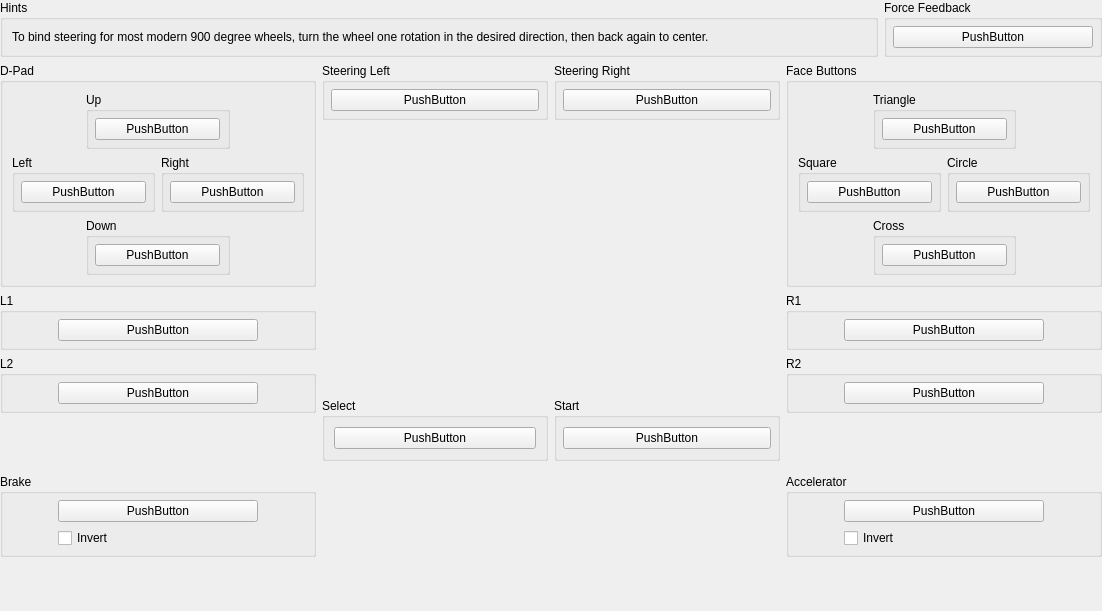
<?xml version="1.0" encoding="UTF-8"?>
<ui version="4.0">
 <class>USBBindingWidget_DrivingForce</class>
 <widget class="QWidget" name="USBBindingWidget_DrivingForce">
  <property name="geometry">
   <rect>
    <x>0</x>
    <y>0</y>
    <width>1102</width>
    <height>611</height>
   </rect>
  </property>
  <property name="sizePolicy">
   <sizepolicy hsizetype="Expanding" vsizetype="Preferred">
    <horstretch>0</horstretch>
    <verstretch>0</verstretch>
   </sizepolicy>
  </property>
  <layout class="QGridLayout" name="gridLayout_6">
   <property name="leftMargin">
    <number>0</number>
   </property>
   <property name="topMargin">
    <number>0</number>
   </property>
   <property name="rightMargin">
    <number>0</number>
   </property>
   <property name="bottomMargin">
    <number>0</number>
   </property>
   <item row="0" column="0" colspan="3">
    <layout class="QHBoxLayout" name="horizontalLayout_6" stretch="1,0">
     <item>
      <widget class="QGroupBox" name="groupBox_6">
       <property name="title">
        <string>Hints</string>
       </property>
       <layout class="QHBoxLayout" name="horizontalLayout_5">
        <item>
         <widget class="QLabel" name="label_2">
          <property name="text">
           <string>To bind steering for most modern 900 degree wheels, turn the wheel one rotation in the desired direction, then back again to center.</string>
          </property>
          <property name="wordWrap">
           <bool>true</bool>
          </property>
         </widget>
        </item>
       </layout>
      </widget>
     </item>
     <item>
      <widget class="QGroupBox" name="groupBox_33">
       <property name="title">
        <string>Force Feedback</string>
       </property>
       <layout class="QGridLayout" name="gridLayout_32">
        <property name="leftMargin">
         <number>6</number>
        </property>
        <property name="topMargin">
         <number>6</number>
        </property>
        <property name="rightMargin">
         <number>6</number>
        </property>
        <property name="bottomMargin">
         <number>6</number>
        </property>
        <item row="0" column="0">
         <widget class="InputBindingWidget" name="FFDevice">
          <property name="minimumSize">
           <size>
            <width>200</width>
            <height>0</height>
           </size>
          </property>
          <property name="maximumSize">
           <size>
            <width>200</width>
            <height>16777215</height>
           </size>
          </property>
          <property name="text">
           <string notr="true">PushButton</string>
          </property>
         </widget>
        </item>
       </layout>
      </widget>
     </item>
    </layout>
   </item>
   <item row="1" column="0">
    <layout class="QVBoxLayout" name="verticalLayout_3">
     <item>
      <widget class="QGroupBox" name="groupBox">
       <property name="title">
        <string>D-Pad</string>
       </property>
       <layout class="QGridLayout" name="gridLayout_5">
        <item row="3" column="1" colspan="2">
         <widget class="QGroupBox" name="groupBox_5">
          <property name="title">
           <string>Down</string>
          </property>
          <layout class="QGridLayout" name="gridLayout_4">
           <property name="leftMargin">
            <number>6</number>
           </property>
           <property name="topMargin">
            <number>6</number>
           </property>
           <property name="rightMargin">
            <number>6</number>
           </property>
           <property name="bottomMargin">
            <number>6</number>
           </property>
           <item row="0" column="0">
            <widget class="InputBindingWidget" name="DPadDown">
             <property name="minimumSize">
              <size>
               <width>125</width>
               <height>0</height>
              </size>
             </property>
             <property name="maximumSize">
              <size>
               <width>125</width>
               <height>16777215</height>
              </size>
             </property>
             <property name="text">
              <string notr="true">PushButton</string>
             </property>
            </widget>
           </item>
          </layout>
         </widget>
        </item>
        <item row="2" column="0" colspan="2">
         <widget class="QGroupBox" name="groupBox_3">
          <property name="title">
           <string>Left</string>
          </property>
          <layout class="QGridLayout" name="gridLayout_2">
           <property name="leftMargin">
            <number>6</number>
           </property>
           <property name="topMargin">
            <number>6</number>
           </property>
           <property name="rightMargin">
            <number>6</number>
           </property>
           <property name="bottomMargin">
            <number>6</number>
           </property>
           <item row="0" column="0">
            <widget class="InputBindingWidget" name="DPadLeft">
             <property name="minimumSize">
              <size>
               <width>125</width>
               <height>0</height>
              </size>
             </property>
             <property name="maximumSize">
              <size>
               <width>125</width>
               <height>16777215</height>
              </size>
             </property>
             <property name="text">
              <string notr="true">PushButton</string>
             </property>
            </widget>
           </item>
          </layout>
         </widget>
        </item>
        <item row="0" column="1" colspan="2">
         <widget class="QGroupBox" name="groupBox_2">
          <property name="title">
           <string>Up</string>
          </property>
          <layout class="QGridLayout" name="gridLayout">
           <property name="leftMargin">
            <number>6</number>
           </property>
           <property name="topMargin">
            <number>6</number>
           </property>
           <property name="rightMargin">
            <number>6</number>
           </property>
           <property name="bottomMargin">
            <number>6</number>
           </property>
           <item row="0" column="0">
            <widget class="InputBindingWidget" name="DPadUp">
             <property name="minimumSize">
              <size>
               <width>125</width>
               <height>0</height>
              </size>
             </property>
             <property name="maximumSize">
              <size>
               <width>125</width>
               <height>16777215</height>
              </size>
             </property>
             <property name="text">
              <string notr="true">PushButton</string>
             </property>
            </widget>
           </item>
          </layout>
         </widget>
        </item>
        <item row="2" column="2" colspan="2">
         <widget class="QGroupBox" name="groupBox_4">
          <property name="title">
           <string>Right</string>
          </property>
          <layout class="QGridLayout" name="gridLayout_3">
           <property name="leftMargin">
            <number>6</number>
           </property>
           <property name="topMargin">
            <number>6</number>
           </property>
           <property name="rightMargin">
            <number>6</number>
           </property>
           <property name="bottomMargin">
            <number>6</number>
           </property>
           <item row="0" column="0">
            <widget class="InputBindingWidget" name="DPadRight">
             <property name="minimumSize">
              <size>
               <width>125</width>
               <height>0</height>
              </size>
             </property>
             <property name="maximumSize">
              <size>
               <width>125</width>
               <height>16777215</height>
              </size>
             </property>
             <property name="text">
              <string notr="true">PushButton</string>
             </property>
            </widget>
           </item>
          </layout>
         </widget>
        </item>
       </layout>
      </widget>
     </item>
     <item>
      <widget class="QGroupBox" name="groupBox_9">
       <property name="title">
        <string>L1</string>
       </property>
       <layout class="QGridLayout" name="gridLayout_9">
        <property name="leftMargin">
         <number>6</number>
        </property>
        <property name="topMargin">
         <number>6</number>
        </property>
        <property name="rightMargin">
         <number>6</number>
        </property>
        <property name="bottomMargin">
         <number>6</number>
        </property>
        <item row="0" column="0">
         <widget class="InputBindingWidget" name="L1">
          <property name="minimumSize">
           <size>
            <width>200</width>
            <height>0</height>
           </size>
          </property>
          <property name="maximumSize">
           <size>
            <width>200</width>
            <height>16777215</height>
           </size>
          </property>
          <property name="text">
           <string notr="true">PushButton</string>
          </property>
         </widget>
        </item>
       </layout>
      </widget>
     </item>
     <item>
      <widget class="QGroupBox" name="groupBox_7">
       <property name="title">
        <string>L2</string>
       </property>
       <layout class="QGridLayout" name="gridLayout_7">
        <property name="leftMargin">
         <number>6</number>
        </property>
        <property name="topMargin">
         <number>6</number>
        </property>
        <property name="rightMargin">
         <number>6</number>
        </property>
        <property name="bottomMargin">
         <number>6</number>
        </property>
        <item row="0" column="0">
         <widget class="InputBindingWidget" name="L2">
          <property name="minimumSize">
           <size>
            <width>200</width>
            <height>0</height>
           </size>
          </property>
          <property name="maximumSize">
           <size>
            <width>200</width>
            <height>16777215</height>
           </size>
          </property>
          <property name="text">
           <string notr="true">PushButton</string>
          </property>
         </widget>
        </item>
       </layout>
      </widget>
     </item>
     <item>
      <spacer name="verticalSpacer_2">
       <property name="orientation">
        <enum>Qt::Orientation::Vertical</enum>
       </property>
       <property name="sizeHint" stdset="0">
        <size>
         <width>20</width>
         <height>40</height>
        </size>
       </property>
      </spacer>
     </item>
     <item>
      <widget class="QGroupBox" name="groupBox_29">
       <property name="title">
        <string>Brake</string>
       </property>
       <layout class="QGridLayout" name="gridLayout_30">
        <property name="leftMargin">
         <number>6</number>
        </property>
        <property name="topMargin">
         <number>6</number>
        </property>
        <property name="rightMargin">
         <number>6</number>
        </property>
        <property name="bottomMargin">
         <number>6</number>
        </property>
        <item row="0" column="0">
         <widget class="InputBindingWidget" name="Brake">
          <property name="minimumSize">
           <size>
            <width>200</width>
            <height>0</height>
           </size>
          </property>
          <property name="maximumSize">
           <size>
            <width>200</width>
            <height>16777215</height>
           </size>
          </property>
          <property name="text">
           <string notr="true">PushButton</string>
          </property>
         </widget>
        </item>
        <item row="1" column="0">
         <widget class="QCheckBox" name="BrakeInvert">
          <property name="toolTip">
           <string>Switches the binding between the positive and the negative half of the axis (+Axis / -Axis).</string>
          </property>
          <property name="text">
           <string>Invert</string>
          </property>
         </widget>
        </item>
       </layout>
      </widget>
     </item>
     <item>
      <spacer name="verticalSpacer_5">
       <property name="orientation">
        <enum>Qt::Orientation::Vertical</enum>
       </property>
       <property name="sizeHint" stdset="0">
        <size>
         <width>20</width>
         <height>0</height>
        </size>
       </property>
      </spacer>
     </item>
    </layout>
   </item>
   <item row="1" column="1">
    <layout class="QVBoxLayout" name="verticalLayout_2">
     <item>
      <layout class="QHBoxLayout" name="horizontalLayout_2">
       <item>
        <widget class="QGroupBox" name="groupBox_21">
         <property name="title">
          <string>Steering Left</string>
         </property>
         <layout class="QGridLayout" name="gridLayout_21">
          <property name="leftMargin">
           <number>6</number>
          </property>
          <property name="topMargin">
           <number>6</number>
          </property>
          <property name="rightMargin">
           <number>6</number>
          </property>
          <property name="bottomMargin">
           <number>6</number>
          </property>
          <item row="0" column="0">
           <widget class="InputBindingWidget" name="SteeringLeft">
            <property name="sizePolicy">
             <sizepolicy hsizetype="Expanding" vsizetype="Fixed">
              <horstretch>0</horstretch>
              <verstretch>0</verstretch>
             </sizepolicy>
            </property>
            <property name="maximumSize">
             <size>
              <width>250</width>
              <height>16777215</height>
             </size>
            </property>
            <property name="text">
             <string notr="true">PushButton</string>
            </property>
           </widget>
          </item>
         </layout>
        </widget>
       </item>
       <item>
        <widget class="QGroupBox" name="groupBox_24">
         <property name="title">
          <string>Steering Right</string>
         </property>
         <layout class="QGridLayout" name="gridLayout_24">
          <property name="leftMargin">
           <number>6</number>
          </property>
          <property name="topMargin">
           <number>6</number>
          </property>
          <property name="rightMargin">
           <number>6</number>
          </property>
          <property name="bottomMargin">
           <number>6</number>
          </property>
          <item row="0" column="0">
           <widget class="InputBindingWidget" name="SteeringRight">
            <property name="sizePolicy">
             <sizepolicy hsizetype="Expanding" vsizetype="Fixed">
              <horstretch>0</horstretch>
              <verstretch>0</verstretch>
             </sizepolicy>
            </property>
            <property name="maximumSize">
             <size>
              <width>250</width>
              <height>16777215</height>
             </size>
            </property>
            <property name="text">
             <string notr="true">PushButton</string>
            </property>
           </widget>
          </item>
         </layout>
        </widget>
       </item>
      </layout>
     </item>
     <item>
      <layout class="QHBoxLayout" name="horizontalLayout_4">
       <item>
        <spacer name="horizontalSpacer">
         <property name="orientation">
          <enum>Qt::Orientation::Horizontal</enum>
         </property>
         <property name="sizeHint" stdset="0">
          <size>
           <width>40</width>
           <height>20</height>
          </size>
         </property>
        </spacer>
       </item>
       <item>
        <widget class="QLabel" name="label">
         <property name="sizePolicy">
          <sizepolicy hsizetype="Fixed" vsizetype="Fixed">
           <horstretch>0</horstretch>
           <verstretch>0</verstretch>
          </sizepolicy>
         </property>
         <property name="minimumSize">
          <size>
           <width>400</width>
           <height>266</height>
          </size>
         </property>
         <property name="maximumSize">
          <size>
           <width>400</width>
           <height>266</height>
          </size>
         </property>
         <property name="text">
          <string/>
         </property>
         <property name="pixmap">
          <pixmap resource="../resources/resources.qrc">:/images/Driving_Force.svg</pixmap>
         </property>
         <property name="scaledContents">
          <bool>true</bool>
         </property>
        </widget>
       </item>
       <item>
        <spacer name="horizontalSpacer_2">
         <property name="orientation">
          <enum>Qt::Orientation::Horizontal</enum>
         </property>
         <property name="sizeHint" stdset="0">
          <size>
           <width>40</width>
           <height>20</height>
          </size>
         </property>
        </spacer>
       </item>
      </layout>
     </item>
     <item>
      <layout class="QHBoxLayout" name="horizontalLayout"/>
     </item>
     <item>
      <layout class="QHBoxLayout" name="horizontalLayout_3">
       <item>
        <widget class="QGroupBox" name="groupBox_35">
         <property name="title">
          <string>Select</string>
         </property>
         <layout class="QGridLayout" name="gridLayout_35">
          <item row="0" column="0">
           <widget class="InputBindingWidget" name="Select">
            <property name="sizePolicy">
             <sizepolicy hsizetype="Expanding" vsizetype="Fixed">
              <horstretch>0</horstretch>
              <verstretch>0</verstretch>
             </sizepolicy>
            </property>
            <property name="maximumSize">
             <size>
              <width>250</width>
              <height>16777215</height>
             </size>
            </property>
            <property name="text">
             <string notr="true">PushButton</string>
            </property>
           </widget>
          </item>
         </layout>
        </widget>
       </item>
       <item>
        <widget class="QGroupBox" name="groupBox_23">
         <property name="minimumSize">
          <size>
           <width>200</width>
           <height>0</height>
          </size>
         </property>
         <property name="title">
          <string>Start</string>
         </property>
         <layout class="QGridLayout" name="gridLayout_23">
          <property name="leftMargin">
           <number>6</number>
          </property>
          <property name="topMargin">
           <number>6</number>
          </property>
          <property name="rightMargin">
           <number>6</number>
          </property>
          <property name="bottomMargin">
           <number>6</number>
          </property>
          <item row="0" column="0">
           <widget class="InputBindingWidget" name="Start">
            <property name="sizePolicy">
             <sizepolicy hsizetype="Expanding" vsizetype="Fixed">
              <horstretch>0</horstretch>
              <verstretch>0</verstretch>
             </sizepolicy>
            </property>
            <property name="maximumSize">
             <size>
              <width>250</width>
              <height>16777215</height>
             </size>
            </property>
            <property name="text">
             <string notr="true">PushButton</string>
            </property>
           </widget>
          </item>
         </layout>
        </widget>
       </item>
      </layout>
     </item>
     <item>
      <spacer name="verticalSpacer">
       <property name="orientation">
        <enum>Qt::Orientation::Vertical</enum>
       </property>
       <property name="sizeHint" stdset="0">
        <size>
         <width>20</width>
         <height>40</height>
        </size>
       </property>
      </spacer>
     </item>
    </layout>
   </item>
   <item row="1" column="2">
    <layout class="QVBoxLayout" name="verticalLayout">
     <item>
      <widget class="QGroupBox" name="groupBox_16">
       <property name="title">
        <string>Face Buttons</string>
       </property>
       <layout class="QGridLayout" name="gridLayout_16">
        <item row="2" column="2" colspan="2">
         <widget class="QGroupBox" name="groupBox_20">
          <property name="title">
           <string>Circle</string>
          </property>
          <layout class="QGridLayout" name="gridLayout_20">
           <property name="leftMargin">
            <number>6</number>
           </property>
           <property name="topMargin">
            <number>6</number>
           </property>
           <property name="rightMargin">
            <number>6</number>
           </property>
           <property name="bottomMargin">
            <number>6</number>
           </property>
           <item row="0" column="0">
            <widget class="InputBindingWidget" name="Circle">
             <property name="minimumSize">
              <size>
               <width>125</width>
               <height>0</height>
              </size>
             </property>
             <property name="maximumSize">
              <size>
               <width>125</width>
               <height>16777215</height>
              </size>
             </property>
             <property name="text">
              <string notr="true">PushButton</string>
             </property>
            </widget>
           </item>
          </layout>
         </widget>
        </item>
        <item row="3" column="1" colspan="2">
         <widget class="QGroupBox" name="groupBox_17">
          <property name="title">
           <string>Cross</string>
          </property>
          <layout class="QGridLayout" name="gridLayout_17">
           <property name="leftMargin">
            <number>6</number>
           </property>
           <property name="topMargin">
            <number>6</number>
           </property>
           <property name="rightMargin">
            <number>6</number>
           </property>
           <property name="bottomMargin">
            <number>6</number>
           </property>
           <item row="0" column="0">
            <widget class="InputBindingWidget" name="Cross">
             <property name="minimumSize">
              <size>
               <width>125</width>
               <height>0</height>
              </size>
             </property>
             <property name="maximumSize">
              <size>
               <width>125</width>
               <height>16777215</height>
              </size>
             </property>
             <property name="text">
              <string notr="true">PushButton</string>
             </property>
            </widget>
           </item>
          </layout>
         </widget>
        </item>
        <item row="0" column="1" colspan="2">
         <widget class="QGroupBox" name="groupBox_19">
          <property name="title">
           <string>Triangle</string>
          </property>
          <layout class="QGridLayout" name="gridLayout_19">
           <property name="leftMargin">
            <number>6</number>
           </property>
           <property name="topMargin">
            <number>6</number>
           </property>
           <property name="rightMargin">
            <number>6</number>
           </property>
           <property name="bottomMargin">
            <number>6</number>
           </property>
           <item row="0" column="0">
            <widget class="InputBindingWidget" name="Triangle">
             <property name="minimumSize">
              <size>
               <width>125</width>
               <height>0</height>
              </size>
             </property>
             <property name="maximumSize">
              <size>
               <width>125</width>
               <height>16777215</height>
              </size>
             </property>
             <property name="text">
              <string notr="true">PushButton</string>
             </property>
            </widget>
           </item>
          </layout>
         </widget>
        </item>
        <item row="2" column="0" colspan="2">
         <widget class="QGroupBox" name="groupBox_18">
          <property name="title">
           <string>Square</string>
          </property>
          <layout class="QGridLayout" name="gridLayout_18">
           <property name="leftMargin">
            <number>6</number>
           </property>
           <property name="topMargin">
            <number>6</number>
           </property>
           <property name="rightMargin">
            <number>6</number>
           </property>
           <property name="bottomMargin">
            <number>6</number>
           </property>
           <item row="0" column="0">
            <widget class="InputBindingWidget" name="Square">
             <property name="minimumSize">
              <size>
               <width>125</width>
               <height>0</height>
              </size>
             </property>
             <property name="maximumSize">
              <size>
               <width>125</width>
               <height>16777215</height>
              </size>
             </property>
             <property name="text">
              <string notr="true">PushButton</string>
             </property>
            </widget>
           </item>
          </layout>
         </widget>
        </item>
       </layout>
      </widget>
     </item>
     <item>
      <widget class="QGroupBox" name="groupBox_28">
       <property name="title">
        <string>R1</string>
       </property>
       <layout class="QGridLayout" name="gridLayout_29">
        <property name="leftMargin">
         <number>6</number>
        </property>
        <property name="topMargin">
         <number>6</number>
        </property>
        <property name="rightMargin">
         <number>6</number>
        </property>
        <property name="bottomMargin">
         <number>6</number>
        </property>
        <item row="0" column="0">
         <widget class="InputBindingWidget" name="R1">
          <property name="minimumSize">
           <size>
            <width>200</width>
            <height>0</height>
           </size>
          </property>
          <property name="maximumSize">
           <size>
            <width>200</width>
            <height>16777215</height>
           </size>
          </property>
          <property name="text">
           <string notr="true">PushButton</string>
          </property>
         </widget>
        </item>
       </layout>
      </widget>
     </item>
     <item>
      <widget class="QGroupBox" name="groupBox_27">
       <property name="title">
        <string>R2</string>
       </property>
       <layout class="QGridLayout" name="gridLayout_28">
        <property name="leftMargin">
         <number>6</number>
        </property>
        <property name="topMargin">
         <number>6</number>
        </property>
        <property name="rightMargin">
         <number>6</number>
        </property>
        <property name="bottomMargin">
         <number>6</number>
        </property>
        <item row="0" column="0">
         <widget class="InputBindingWidget" name="R2">
          <property name="minimumSize">
           <size>
            <width>200</width>
            <height>0</height>
           </size>
          </property>
          <property name="maximumSize">
           <size>
            <width>200</width>
            <height>16777215</height>
           </size>
          </property>
          <property name="text">
           <string notr="true">PushButton</string>
          </property>
         </widget>
        </item>
       </layout>
      </widget>
     </item>
     <item>
      <spacer name="verticalSpacer_7">
       <property name="orientation">
        <enum>Qt::Orientation::Vertical</enum>
       </property>
       <property name="sizeHint" stdset="0">
        <size>
         <width>20</width>
         <height>40</height>
        </size>
       </property>
      </spacer>
     </item>
     <item>
      <widget class="QGroupBox" name="groupBox_32">
       <property name="title">
        <string>Accelerator</string>
       </property>
       <layout class="QGridLayout" name="gridLayout_31">
        <property name="leftMargin">
         <number>6</number>
        </property>
        <property name="topMargin">
         <number>6</number>
        </property>
        <property name="rightMargin">
         <number>6</number>
        </property>
        <property name="bottomMargin">
         <number>6</number>
        </property>
        <item row="0" column="0">
         <widget class="InputBindingWidget" name="Throttle">
          <property name="minimumSize">
           <size>
            <width>200</width>
            <height>0</height>
           </size>
          </property>
          <property name="maximumSize">
           <size>
            <width>200</width>
            <height>16777215</height>
           </size>
          </property>
          <property name="text">
           <string notr="true">PushButton</string>
          </property>
         </widget>
        </item>
        <item row="1" column="0">
         <widget class="QCheckBox" name="ThrottleInvert">
          <property name="toolTip">
           <string>Switches the binding between the positive and the negative half of the axis (+Axis / -Axis).</string>
          </property>
          <property name="text">
           <string>Invert</string>
          </property>
         </widget>
        </item>
       </layout>
      </widget>
     </item>
     <item>
      <spacer name="verticalSpacer_4">
       <property name="orientation">
        <enum>Qt::Orientation::Vertical</enum>
       </property>
       <property name="sizeHint" stdset="0">
        <size>
         <width>20</width>
         <height>0</height>
        </size>
       </property>
      </spacer>
     </item>
    </layout>
   </item>
  </layout>
 </widget>
 <customwidgets>
  <customwidget>
   <class>InputBindingWidget</class>
   <extends>QPushButton</extends>
   <header>Settings/InputBindingWidget.h</header>
  </customwidget>
 </customwidgets>
 <tabstops>
  <tabstop>SteeringLeft</tabstop>
  <tabstop>SteeringRight</tabstop>
  <tabstop>Brake</tabstop>
  <tabstop>Throttle</tabstop>
  <tabstop>DPadUp</tabstop>
  <tabstop>DPadDown</tabstop>
  <tabstop>DPadLeft</tabstop>
  <tabstop>DPadRight</tabstop>
  <tabstop>Triangle</tabstop>
  <tabstop>Cross</tabstop>
  <tabstop>Square</tabstop>
  <tabstop>Circle</tabstop>
  <tabstop>L1</tabstop>
  <tabstop>L2</tabstop>
  <tabstop>R1</tabstop>
  <tabstop>R2</tabstop>
  <tabstop>Select</tabstop>
  <tabstop>Start</tabstop>
  <tabstop>FFDevice</tabstop>
 </tabstops>
 <resources>
  <include location="../resources/resources.qrc"/>
 </resources>
 <connections/>
</ui>
